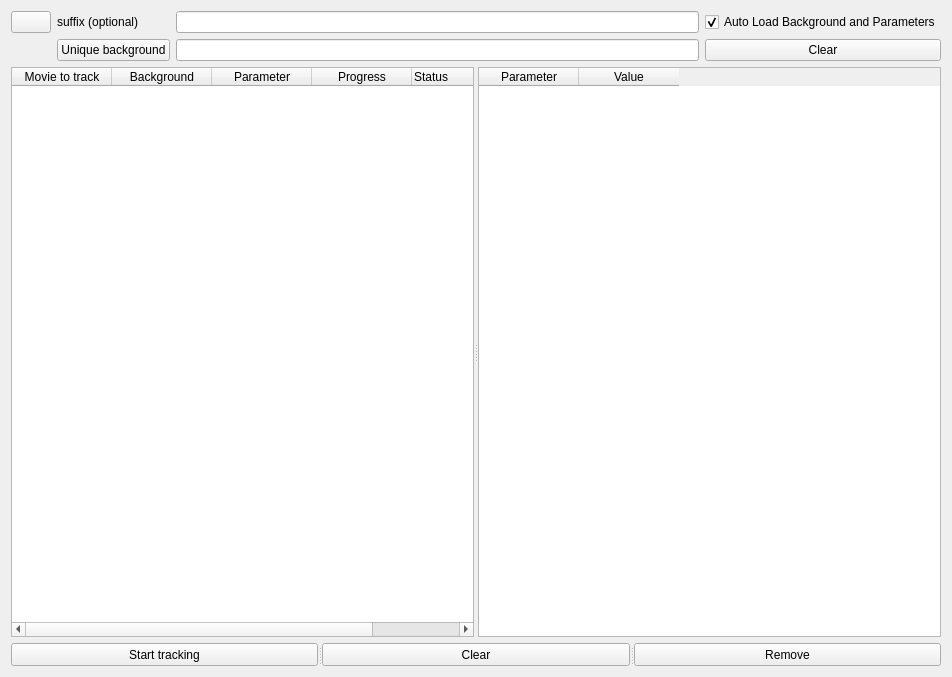
<?xml version="1.0" encoding="UTF-8"?>
<ui version="4.0">
 <class>Batch</class>
 <widget class="QWidget" name="Batch">
  <property name="geometry">
   <rect>
    <x>0</x>
    <y>0</y>
    <width>952</width>
    <height>677</height>
   </rect>
  </property>
  <property name="windowTitle">
   <string>Batch</string>
  </property>
  <layout class="QGridLayout" name="gridLayout">
   <item row="0" column="0">
    <widget class="QPushButton" name="openPath">
     <property name="sizePolicy">
      <sizepolicy hsizetype="Preferred" vsizetype="Preferred">
       <horstretch>0</horstretch>
       <verstretch>0</verstretch>
      </sizepolicy>
     </property>
     <property name="text">
      <string/>
     </property>
     <property name="shortcut">
      <string>O</string>
     </property>
    </widget>
   </item>
   <item row="3" column="0" colspan="4">
    <widget class="QSplitter" name="splitter_2">
     <property name="orientation">
      <enum>Qt::Horizontal</enum>
     </property>
     <widget class="QPushButton" name="startButton">
      <property name="sizePolicy">
       <sizepolicy hsizetype="Preferred" vsizetype="Preferred">
        <horstretch>0</horstretch>
        <verstretch>0</verstretch>
       </sizepolicy>
      </property>
      <property name="maximumSize">
       <size>
        <width>16777215</width>
        <height>23</height>
       </size>
      </property>
      <property name="text">
       <string>Start tracking</string>
      </property>
      <property name="shortcut">
       <string>Space</string>
      </property>
     </widget>
     <widget class="QPushButton" name="clearPath">
      <property name="sizePolicy">
       <sizepolicy hsizetype="Preferred" vsizetype="Preferred">
        <horstretch>0</horstretch>
        <verstretch>0</verstretch>
       </sizepolicy>
      </property>
      <property name="maximumSize">
       <size>
        <width>16777215</width>
        <height>23</height>
       </size>
      </property>
      <property name="text">
       <string>Clear</string>
      </property>
     </widget>
     <widget class="QPushButton" name="removePath">
      <property name="sizePolicy">
       <sizepolicy hsizetype="Preferred" vsizetype="Preferred">
        <horstretch>0</horstretch>
        <verstretch>0</verstretch>
       </sizepolicy>
      </property>
      <property name="maximumSize">
       <size>
        <width>16777215</width>
        <height>23</height>
       </size>
      </property>
      <property name="text">
       <string>Remove</string>
      </property>
      <property name="shortcut">
       <string>R</string>
      </property>
     </widget>
    </widget>
   </item>
   <item row="0" column="1">
    <layout class="QHBoxLayout" name="horizontalLayout">
     <item>
      <widget class="QLabel" name="label">
       <property name="text">
        <string>suffix (optional)</string>
       </property>
      </widget>
     </item>
    </layout>
   </item>
   <item row="0" column="2">
    <widget class="QLineEdit" name="suffix"/>
   </item>
   <item row="0" column="3">
    <widget class="QCheckBox" name="isAuto">
     <property name="sizePolicy">
      <sizepolicy hsizetype="Preferred" vsizetype="Preferred">
       <horstretch>0</horstretch>
       <verstretch>0</verstretch>
      </sizepolicy>
     </property>
     <property name="text">
      <string>Auto Load Background and Parameters</string>
     </property>
     <property name="checked">
      <bool>true</bool>
     </property>
    </widget>
   </item>
   <item row="2" column="0" colspan="4">
    <widget class="QSplitter" name="splitter">
     <property name="orientation">
      <enum>Qt::Horizontal</enum>
     </property>
     <widget class="QTableWidget" name="tablePath">
      <property name="sizePolicy">
       <sizepolicy hsizetype="Preferred" vsizetype="Preferred">
        <horstretch>0</horstretch>
        <verstretch>0</verstretch>
       </sizepolicy>
      </property>
      <property name="editTriggers">
       <set>QAbstractItemView::NoEditTriggers</set>
      </property>
      <property name="showDropIndicator" stdset="0">
       <bool>false</bool>
      </property>
      <property name="dragDropOverwriteMode">
       <bool>false</bool>
      </property>
      <property name="selectionBehavior">
       <enum>QAbstractItemView::SelectRows</enum>
      </property>
      <column>
       <property name="text">
        <string>Movie to track</string>
       </property>
      </column>
      <column>
       <property name="text">
        <string>Background</string>
       </property>
      </column>
      <column>
       <property name="text">
        <string>Parameter</string>
       </property>
      </column>
      <column>
       <property name="text">
        <string>Progress</string>
       </property>
      </column>
      <column>
       <property name="text">
        <string>Status</string>
       </property>
       <property name="textAlignment">
        <set>AlignLeading|AlignVCenter</set>
       </property>
      </column>
     </widget>
     <widget class="QTableWidget" name="tableParameters">
      <property name="sizePolicy">
       <sizepolicy hsizetype="Preferred" vsizetype="Preferred">
        <horstretch>0</horstretch>
        <verstretch>0</verstretch>
       </sizepolicy>
      </property>
      <property name="editTriggers">
       <set>QAbstractItemView::NoEditTriggers</set>
      </property>
      <property name="sortingEnabled">
       <bool>false</bool>
      </property>
      <attribute name="verticalHeaderVisible">
       <bool>false</bool>
      </attribute>
      <column>
       <property name="text">
        <string>Parameter</string>
       </property>
      </column>
      <column>
       <property name="text">
        <string>Value</string>
       </property>
      </column>
     </widget>
    </widget>
   </item>
   <item row="1" column="2">
    <widget class="QLineEdit" name="lineBackground"/>
   </item>
   <item row="1" column="3">
    <widget class="QPushButton" name="backgroundClear">
     <property name="text">
      <string>Clear</string>
     </property>
    </widget>
   </item>
   <item row="1" column="1">
    <widget class="QPushButton" name="backgroundButton">
     <property name="text">
      <string>Unique background</string>
     </property>
    </widget>
   </item>
  </layout>
 </widget>
 <layoutdefault spacing="6" margin="11"/>
 <resources/>
 <connections/>
</ui>
